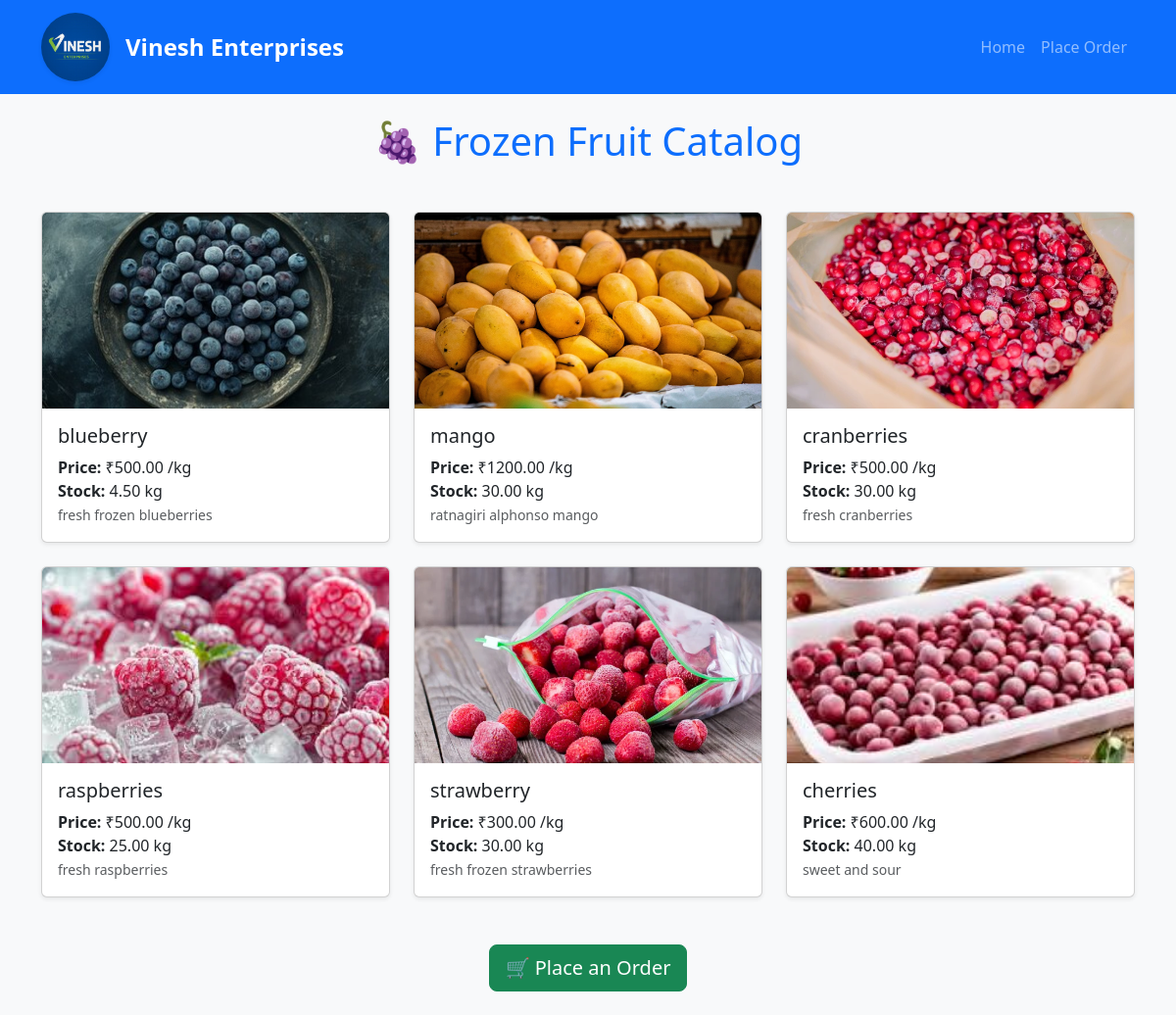
The page / on the database its author committed.
### FruitApp/models.py (models this page shows, shortened)
class Fruit(models.Model):
    name=models.CharField(max_length=100)
    price_per_kg=models.DecimalField(max_digits=6,decimal_places=2)
    quantity_in_kg=models.DecimalField(max_digits=6,decimal_places=2)
    description=models.TextField()
    image =models.ImageField(upload_to='fruit_images/',blank=True,null=True)

### FruitApp/views.py (the view)
# urls.py: path('',views.fruit_list,name='fruit_list'),
def fruit_list(request):
    fruits = Fruit.objects.all()
    return render(request,'fruit_list.html',{'fruits':fruits})

### FruitApp/templates/fruit_list.html (shortened to what this page needs)
{% load static %}
<!DOCTYPE html>
<html>
<head>
    <link href="https://cdn.jsdelivr.net/npm/bootstrap@5.3.3/dist/css/bootstrap.min.css" rel="stylesheet">
</head>
<body class="bg-light">
<nav class="navbar navbar-expand-lg navbar-dark bg-primary">
    <div class="container">
        <a class="navbar-brand d-flex align-items-center" href="/">
            <img src="{% static 'images/logo.png.png' %}" alt="logo" width="70" height="70" class="me-3 rounded-circle shadow-sm">
            <span class="fw-bold fs-4 text-white">Vinesh Enterprises</span>
        </a>
        <div class="collapse navbar-collapse" id="navbarMenu">
            <ul class="navbar-nav ms-auto">
                <li class="nav-item">
                    <a class="nav-link" href="/">Home</a>
                </li>
                <li class="nav-item">
                    <a class="nav-link" href="{% url 'place_order' %}">Place Order</a>
                </li>
            </ul>
        </div>
    </div>
</nav>
<div class="container py-4">
    <h1 class="text-center text-primary mb-5">🍇 Frozen Fruit Catalog</h1>
    <div class="row">
        {% for fruit in fruits %}
            <div class="col-md-4 mb-4">
                <div class="card h-100 shadow-sm">
                    {% if fruit.image %}
                        <img src="{{ fruit.image.url }}" class="card-img-top" alt="{{ fruit.name }}" style="height: 200px; object-fit: cover;">
                    {% endif %}
                    <div class="card-body">
                        <h5 class="card-title">{{ fruit.name }}</h5>
                        <p class="card-text">
                            <strong>Price:</strong> ₹{{ fruit.price_per_kg }} /kg<br>
                            <strong>Stock:</strong> {{ fruit.quantity_in_kg }} kg<br>
                            <small class="text-muted">{{ fruit.description }}</small>
                        </p>
                    </div>
                </div>
            </div>
        {% empty %}
            <p>No fruits available right now.</p>
        {% endfor %}
    </div>
    <div class="text-center mt-4">
        <a href="{% url 'place_order' %}" class="btn btn-success btn-lg">🛒 Place an Order</a>
    </div>
</div>
</body>
</html>

### rows shown on the page
Fruit: image (picture), name "blueberry", price_per_kg "500.00", quantity_in_kg "4.50", description "fresh frozen blueberries"
Fruit: image (picture), name "mango", price_per_kg "1200.00", quantity_in_kg "30.00", description "ratnagiri alphonso mango"
Fruit: image (picture), name "cranberries", price_per_kg "500.00", quantity_in_kg "30.00", description "fresh cranberries"
Fruit: image (picture), name "raspberries", price_per_kg "500.00", quantity_in_kg "25.00", description "fresh raspberries"
Fruit: image (picture), name "strawberry", price_per_kg "300.00", quantity_in_kg "30.00", description "fresh frozen strawberries"
Fruit: image (picture), name "cherries", price_per_kg "600.00", quantity_in_kg "40.00", description "sweet and sour"
